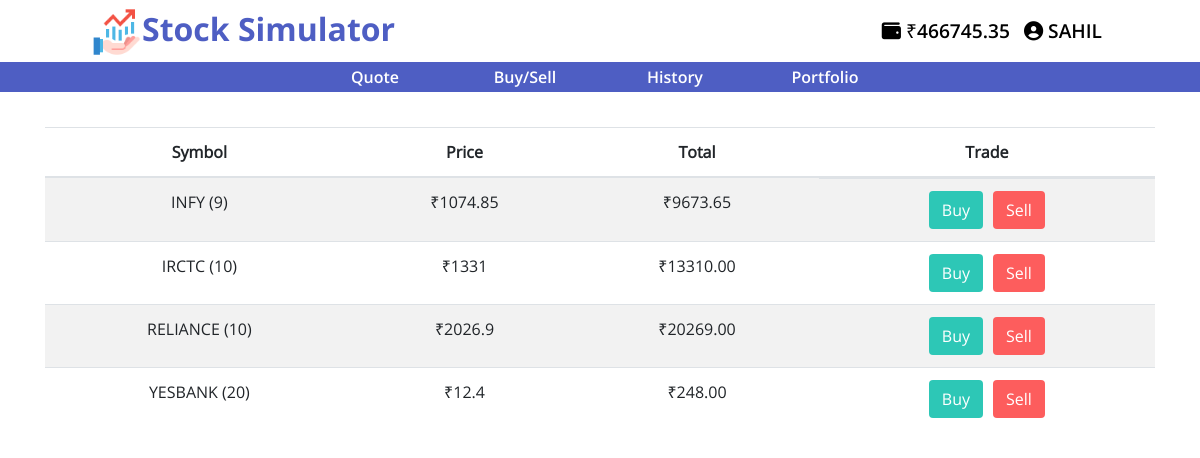
The page /trade (signed in) on the database its author committed.
### tables this page shows
CREATE TABLE 'users' ('id' INTEGER PRIMARY KEY AUTOINCREMENT NOT NULL, 'username' TEXT NOT NULL, 'hash' TEXT NOT NULL, 'cash' NUMERIC NOT NULL DEFAULT 10000.00 );

CREATE TABLE 'portfolio' ('id' INTEGER NOT NULL, 'symbol' TEXT NOT NULL, 'shares' INTEGER NOT NULL, 'price' NUMERIC NOT NULL, 'transacted' DATETIME NOT NULL DEFAULT CURRENT_TIMESTAMP);

### app.py (the view)
@app.route("/trade")
@login_required
def trade():
    symbol=list()
    share=list()
    price=list()
    total=list()
    sy = db.execute("SELECT symbol FROM portfolio WHERE id = :id", id= session['user_id'])
    sh = db.execute("SELECT shares FROM portfolio WHERE id = :id", id= session['user_id'])
    pr = db.execute("SELECT price FROM portfolio WHERE id = :id", id= session['user_id'])
    for i in range (len(sy)):
        symbol.append(sy[i]["symbol"].upper())
    for i in range (len(sh)):
        share.append(sh[i]["shares"])
    for i in range (len(pr)):
        price.append(pr[i]["price"])
    for i in range(len(symbol)):
        total.append(price[i]*share[i])
    data = zip(symbol,share,price,total)
    cash = db.execute("SELECT cash FROM users WHERE id=:id", id= session['user_id'])
    user = db.execute("SELECT username FROM users WHERE id = :id", id= session['user_id'])
    return render_template("trade.html", data=data, cash=cash[0]["cash"], user=user[0]["username"])

### helpers.py (called while the page is built)
def login_required(f):
    @wraps(f)
    def decorated_function(*args, **kwargs):
        if session.get("user_id") is None:
            return redirect(url_for("login", next=request.url))
        return f(*args, **kwargs)
    return decorated_function

### templates/trade.html (shortened to what this page needs)
{% extends "layout.html" %}
{% block main %}
<div class="container">
    <table class="table table-striped">
        <thead>
        <tr>
            <th>Symbol</th>
            <th>Price</th>
            <th>Total</th>
            <th>Trade</th>
        </tr>
        </thead>
        {% for item in data %}
        <tr>
        <td>{{item[0]}} ({{item[1]}})</td>
        <td>₹{{item[2]}}</td>
        <td>₹{{"%.2f"|format(item[3])}}</td>
        <td id="form">
            <form action="{{ url_for('buy') }}" method="post">
                <button class="btn" type="submit" style="color:white;background:#2dc7b6;margin-right:10px;">Buy</button>
            </form>
            <form action="{{ url_for('sell') }}" method="post">
                <button class="btn" type="submit" style="color:white;background:#fd5d5d;">Sell</button>
            </form>
        </td>
        </tr>
        {% endfor %}
    </table>
</div>
{% endblock %}

### templates/layout.html (shortened to what this page needs)
<!DOCTYPE html>
<html lang="en">
    <head>
        <link rel="stylesheet" href="static/css/alert.css">
        <link href="{{ url_for('static', filename='styles.css') }}" rel="stylesheet">
        <link rel="stylesheet" href="https://stackpath.bootstrapcdn.com/bootstrap/4.5.2/css/bootstrap.min.css">
    </head>
    <body>
        <nav class="navbar navbar-expand-lg fixed-top">
            <a class="navbar-brand" href="{{ url_for('index') }}"><img src="static/images/risk.png" class="logo">Stock Simulator</a>
            <div class="collapse navbar-collapse" id="navbarSupportedContent">
                {% if session.user_id %}
                <ul class="navbar-nav ml-auto">
                    <li class="nav-item"><a class="nav-link" href="{{ url_for('wallet') }}"><i class="fas fa-wallet"></i> ₹{{"%.2f"|format(cash)}}</a></li>
                    <li class="nav-item">
                        <div class="dropdown">
                            <button data-toggle="dropdown" class="userButton"><i class="fas fa-user-circle"></i> {{user}}</button>
                        </div>
                    </li>
                </ul>
                {% else %}
                <ul class="navbar-nav ml-auto">
                    <li class="nav-item"><a class="nav-link" href="{{ url_for('register') }}">Register</a></li>
                    <li class="nav-item"><a class="nav-link" href="{{ url_for('logout') }}">Log In</a></li>
                </ul>
                {% endif %}
            </div>
        </nav>
        <nav class="category-nav">
            <button class="category-nav-link">
                <a href="{{ url_for('quote') }}">Quote</a>
            </button>
            <button class="category-nav-link">
                <a href="{{ url_for('trade') }}">Buy/Sell</a>
            </button>
            <button class="category-nav-link">
                <a href="{{ url_for('history')}}">History</a>
            </button>
            <button class="category-nav-link">
                <a href="{{ url_for('portfolio')}}">Portfolio</a>
            </button>
        </nav>
        <main>
            {% block main %}{% endblock %}
        </main>
    </body>
</html>

### static/css/alert.css (style rules this page uses)
button, .dot { cursor: pointer; }

### static/styles.css (style rules this page uses)
body { padding-top: 127px; font-family: OpenSans-Regular !important; }
.container { margin-left: auto; margin-right: auto; text-align: center; }
nav.navbar.navbar-expand-lg.fixed-top { padding: 0 5.75rem; background: white; }
.logo { max-width: 50px; }
a.navbar-brand { color: #4e5ec3; font-family: OpenSans-Bold; font-size: 2em; }
a.nav-link { color: black; font-family: OpenSans-SemiBold; font-size: 1.2em; }
.userButton { background: transparent; outline: none !important; border: none; height: 45px; text-transform: uppercase; font-family: OpenSans-Semibold; font-size: 1.2em; }
.category-nav { display: inline-flex; width: 100%; background: #4e5ec3; height: 30px; align-items: center; justify-content: center; position: fixed; top: 62px; z-index: 100; }
.category-nav-link { background: none; border: none; outline: none; width: 150px; }
.category-nav-link a { color: white; text-decoration: none; font-family: OpenSans-SemiBold; }
main td { text-align: center; }
#form { display: flex; justify-content: center; }

### rows shown on the page
users: cash "466745.35", username "SAHIL"
portfolio: symbol "INFY", shares "9", price "1074.85", item "9673.65"
portfolio: symbol "IRCTC", shares "10", price "1331", item "13310.00"
portfolio: symbol "RELIANCE", shares "10", price "2026.9", item "20269.00"
portfolio: symbol "YESBANK", shares "20", price "12.4", item "248.00"
